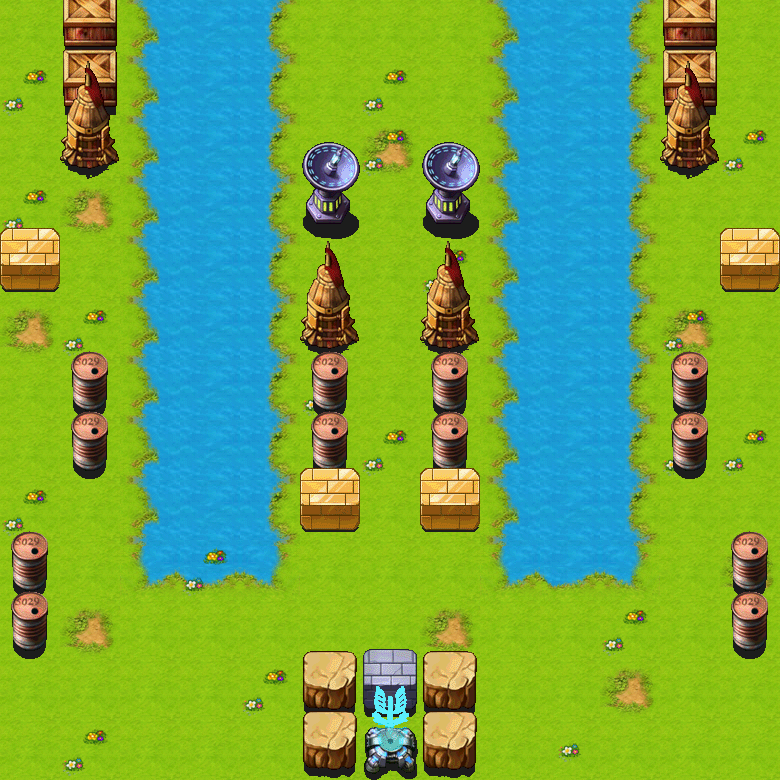

The image is a tile-based game level rendered from a .tmx file. Its description and source (layers, tilesets, objects; grid data summarised) follow:
An orthogonal 13x13 tile map with 60x60 px tiles, 19 tile layers (floor, river, riverfake, bridge, ...), 4 tilesets and 4 objects (plyartPoint, enemyPoint1, enemyPoint2, enemyPoint3).

<map version="1.0" orientation="orthogonal" width="13" height="13" tilewidth="60" tileheight="60">
 <properties>
  <property name="1" value="10" />
  <property name="10" value="30" />
  <property name="8" value="15" />
  <property name="9" value="15" />
 </properties>
 <tileset firstgid="1" name="floor_grass" tilewidth="60" tileheight="60">
  <image source="floor_grass.png" width="240" height="600" />
 </tileset>
 <tileset firstgid="41" name="block" tilewidth="60" tileheight="120">
  <image source="block.png" width="600" height="600" />
 </tileset>
 <tileset firstgid="91" name="bridge" tilewidth="60" tileheight="60">
  <image source="bridge.png" width="360" height="60" />
 </tileset>
 <tileset firstgid="97" name="garbage" tilewidth="60" tileheight="60">
  <image source="garbage.png" width="540" height="60" />
 </tileset>
 <layer name="floor" width="13" height="13">
  <data>[169 cells, 169 non-empty, 2 distinct tile ids]</data>
 </layer>
 <layer name="river" width="13" height="13">
  <data>[169 cells, 60 non-empty, 6 distinct tile ids]</data>
 </layer>
 <layer name="riverfake" width="13" height="13">
  <data>[169 cells, 1 non-empty, 1 distinct tile ids]</data>
 </layer>
 <layer name="bridge" width="13" height="13">
  <data>[169 cells, 1 non-empty, 1 distinct tile ids]</data>
 </layer>
 <layer name="garbage" width="13" height="13">
  <data>[169 cells, 20 non-empty, 2 distinct tile ids]</data>
 </layer>
 <layer name="block0" width="13" height="13">
  <data>[169 cells, 2 non-empty, 1 distinct tile ids]</data>
 </layer>
 <layer name="block1" width="13" height="13">
  <data>[169 cells, 2 non-empty, 1 distinct tile ids]</data>
 </layer>
 <layer name="block2" width="13" height="13">
  <data>[169 cells, 2 non-empty, 1 distinct tile ids]</data>
 </layer>
 <layer name="block3" width="13" height="13">
  <data>[169 cells, 2 non-empty, 1 distinct tile ids]</data>
 </layer>
 <layer name="block4" width="13" height="13">
  <data>[169 cells, 2 non-empty, 1 distinct tile ids]</data>
 </layer>
 <layer name="block5" width="13" height="13">
  <data>[169 cells, 2 non-empty, 1 distinct tile ids]</data>
 </layer>
 <layer name="block6" width="13" height="13">
  <data>[169 cells, 4 non-empty, 1 distinct tile ids]</data>
 </layer>
 <layer name="block7" width="13" height="13">
  <data>[169 cells, 4 non-empty, 1 distinct tile ids]</data>
 </layer>
 <layer name="block8" width="13" height="13">
  <data>[169 cells, 2 non-empty, 1 distinct tile ids]</data>
 </layer>
 <layer name="block9" width="13" height="13">
  <data>[169 cells, 2 non-empty, 1 distinct tile ids]</data>
 </layer>
 <layer name="block10" width="13" height="13">
  <data>[169 cells, 2 non-empty, 1 distinct tile ids]</data>
 </layer>
 <layer name="block11" width="13" height="13">
  <data>[169 cells, 3 non-empty, 2 distinct tile ids]</data>
 </layer>
 <layer name="block12" width="13" height="13">
  <data>[169 cells, 3 non-empty, 2 distinct tile ids]</data>
 </layer>
 <objectgroup name="Objects" width="13" height="13">
  <object name="plyartPoint" x="256" y="733" width="27" height="27" />
  <object name="enemyPoint1" x="750" y="3" width="28" height="28" />
  <object name="enemyPoint2" x="33" y="3" width="28" height="28" />
  <object name="enemyPoint3" x="391" y="5" width="28" height="28" />
 </objectgroup>
 <layer name="grass" width="13" height="13">
  <data>[169 cells, 1 non-empty, 1 distinct tile ids]</data>
 </layer>
</map>
